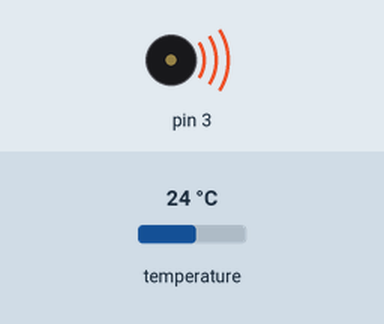
The sketch below on a simulated Arduino Uno, built with avr-gcc and run on an emulated ATmega328P. On the bench: buzzer (waves = sounding). Inputs (shaded band) come from the test bench; at power-on: temperature 24 °C. What the sketch prints to the serial monitor is not drawn.

Above: at 0.43 s.
At 9.75 s:
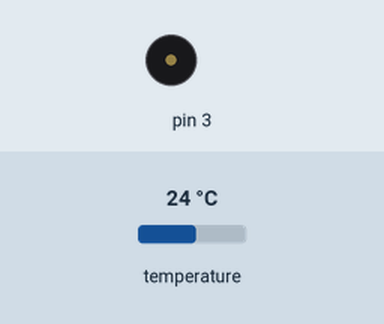
Timing chart, 0 to 10.2 s (numbered marks = the images above):
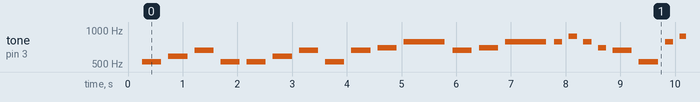

Measured:
- by itself, tone on pin 3: plays 524 Hz for 0.35 s, 588 Hz for 0.35 s, 660 Hz for 0.35 s, 524 Hz for 0.35 s, 524 Hz for 0.35 s, 588 Hz for 0.35 s … (270 notes in this stretch)

The sketch:

TempTonTonBouki1.ino
```cpp
#include <OneWire.h>
#include <DallasTemperature.h>

byte addr[8];
OneWire  oneWire(7);  // Connect your 1-wire device to pin 3
DallasTemperature sensor(&oneWire);
float tempC = 20.0;

void updateTemp()
{
  if(sensor.isConversionAvailable(addr))
  {
    tempC = sensor.getTempC(addr);
    sensor.requestTemperaturesByAddress(addr);
  }
}

void note(int freq, int length)
{
  long endTime = millis() + length * 200-50;
  while(millis() < endTime)
  {
    float freq_scale = 1 + (tempC-20)/4;
    //float freq_scale = 1;
    tone(3, (int)(freq * freq_scale));
  }
  noTone(3);
  delay(length*10);

  updateTemp();
}

void setup()
{
  Serial.begin(9600);
  discoverOneWireDevices();
  sensor.setResolution(addr, 9);

  pinMode(3, OUTPUT);
  digitalWrite(3, LOW);

  sensor.requestTemperaturesByAddress(addr);
  updateTemp();
}

int DO = 262;
int RE = 294;
int MI = 330;
int FA = 349;
int SO = 392;
int LA = 440;
int TI = 494;
int DO2 = 523;

void loop()
{
  note(DO, 2);
  note(RE, 2);
  note(MI, 2);
  note(DO, 2);

  note(DO, 2);
  note(RE, 2);
  note(MI, 2);
  note(DO, 2);

  note(MI, 2);
  note(FA, 2);
  note(SO, 4);

  note(MI, 2);
  note(FA, 2);
  note(SO, 4);

  note(SO, 1);
  note(LA, 1);
  note(SO, 1);
  note(FA, 1);
  note(MI, 2);
  note(DO, 2);

  note(SO, 1);
  note(LA, 1);
  note(SO, 1);
  note(FA, 1);
  note(MI, 2);
  note(DO, 2);

  note(DO, 2);
  note(SO, 2);
  note(DO, 4);

  note(DO, 2);
  note(SO, 2);
  note(DO, 4);
}

void discoverOneWireDevices(void) {
  byte i;
  byte present = 0;
  byte data[12];

  Serial.print("Looking for sensor address...\n\r");
  while(oneWire.search(addr)) {
    Serial.print("\n\rFound device with address:\n\r");
    for( i = 0; i < 8; i++) {
      Serial.print("0x");
      if (addr[i] < 16) {
        Serial.print('0');
      }
      Serial.print(addr[i], HEX);
      if (i < 7) {
        Serial.print(", ");
      }
    }
    if ( OneWire::crc8( addr, 7) != addr[7]) {
        Serial.print("CRC is not valid!\n");
        return;
    }
  }
  oneWire.reset_search();
  return;
}
```
